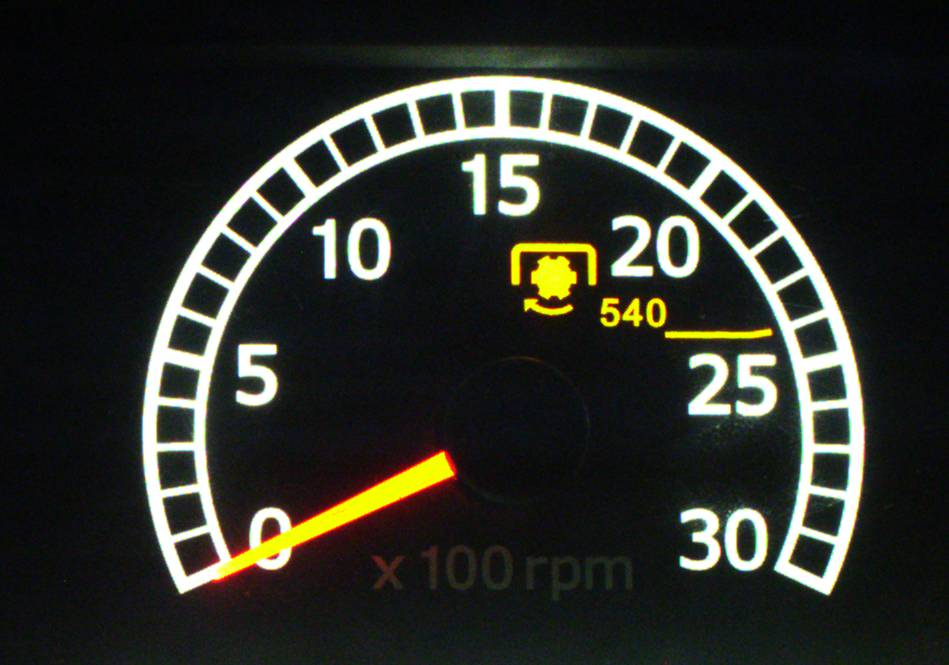
#> input picture data/needle_gauge/1.59592113294115.jpg, 949 x 665 px
$ python -i needle_detector.py   (imports and definitions only)
#> lines starting #> are read from the running program, lines starting #| are printed output that depends on the picture; after the words box and inside, x2 and y2 are one past the last pixel; in counts of white or black regions, pixels touching at a corner belong together
#> further down, picture is the input picture: shape (665, 949, 3); mean B, G, R 40.9, 46.9, 45.2
import cv2
import numpy as np


def create_needle_mask(image):
    """
    Detect strongly colored pixels.

    The needle is bright and highly saturated.
    """

    hsv = cv2.cvtColor(
        image,
        cv2.COLOR_BGR2HSV
    )
#> hsv: shape (665, 949, 3); mean H, S, V 80.6, 73.1, 50.6

    lower = np.array([0, 100, 80])
    upper = np.array([28, 255, 255])

    mask = cv2.inRange(
        hsv,
        lower,
        upper
    )
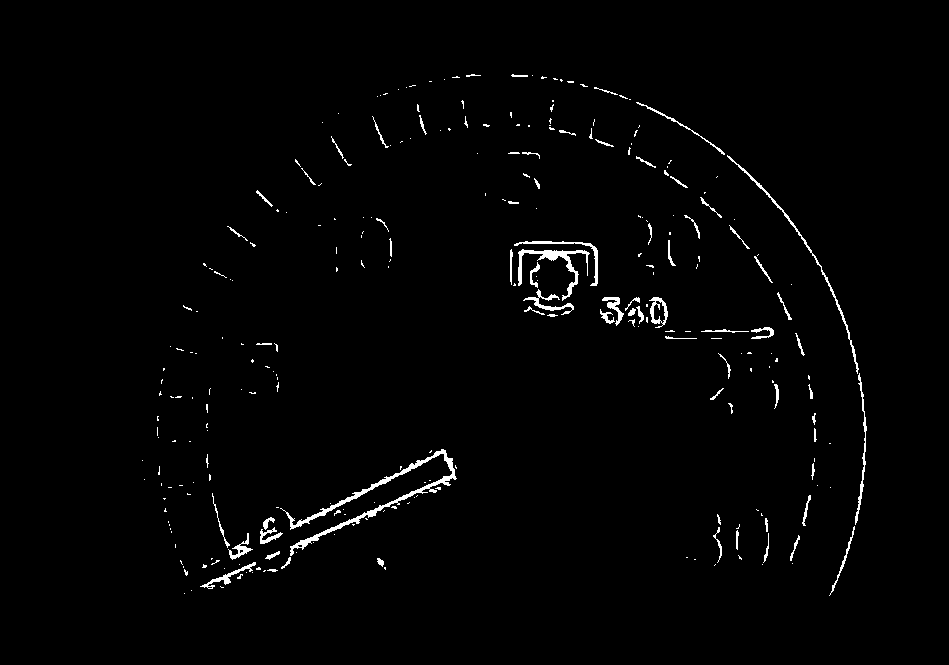
#> mask: shape (665, 949); 1.5% white in thin lines or dots, all inside (x1, y1, x2, y2) = (142, 74, 867, 596)

    kernel = np.ones(
        (3, 3),
        np.uint8
    )

    mask = cv2.morphologyEx(
        mask,
        cv2.MORPH_CLOSE,
        kernel
    )
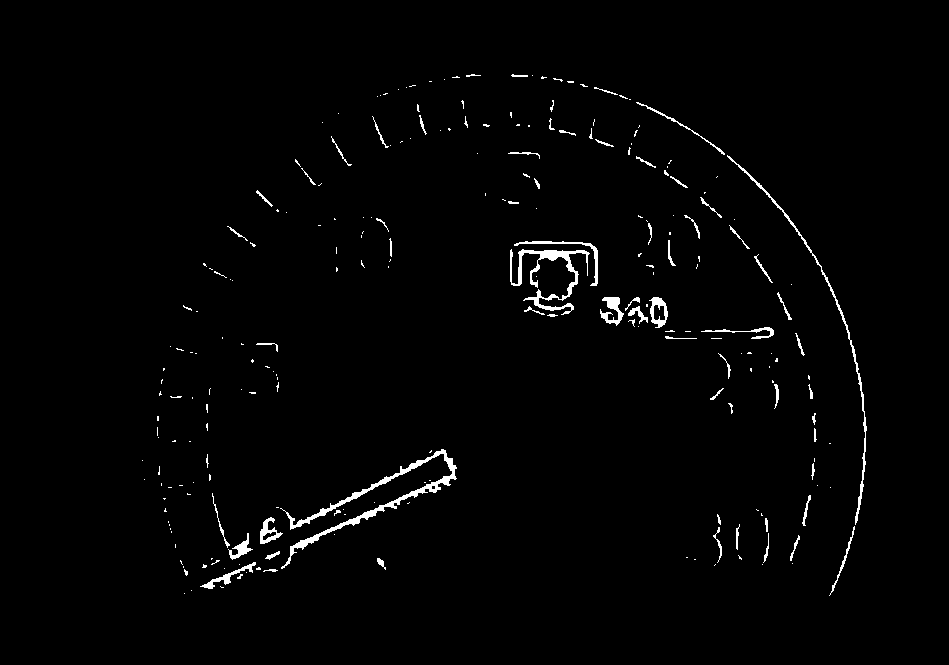
#> mask: shape (665, 949); 1.5% white; 240 white regions (174 under 20 px), largest, box (x1, y1, x2, y2) and area: (280, 449, 457, 569) 1939, (510, 249, 590, 315) 1219, (727, 155, 867, 525) 909

    return mask


# [232 lines left out: function detect_needle_line, not called in this run]

>>> import cv2
>>> picture = cv2.imread('../data/needle_gauge/1.59592113294115.jpg')
>>> result = create_needle_mask(picture)

$ run again, on data/needle_gauge/2958.91103324127.jpg
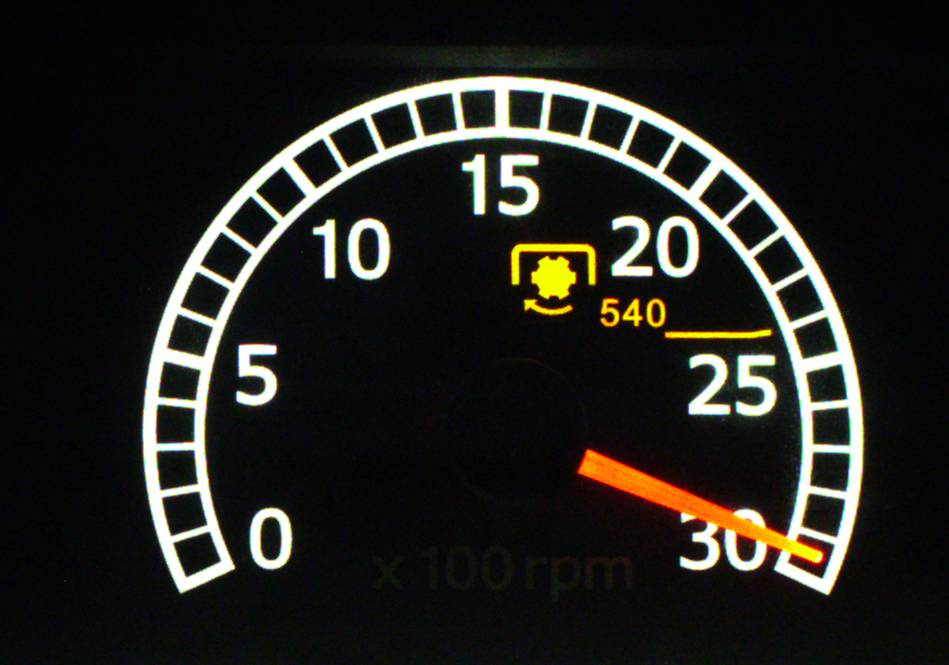
#> input picture data/needle_gauge/2958.91103324127.jpg, 949 x 665 px
#> picture is the input picture: shape (665, 949, 3); mean B, G, R 30.5, 34.8, 35.1
#> hsv: shape (665, 949, 3); mean H, S, V 67.6, 75, 38.6
#> in create_needle_mask, `mask = cv2.inRange( hsv, lower, upper )`:
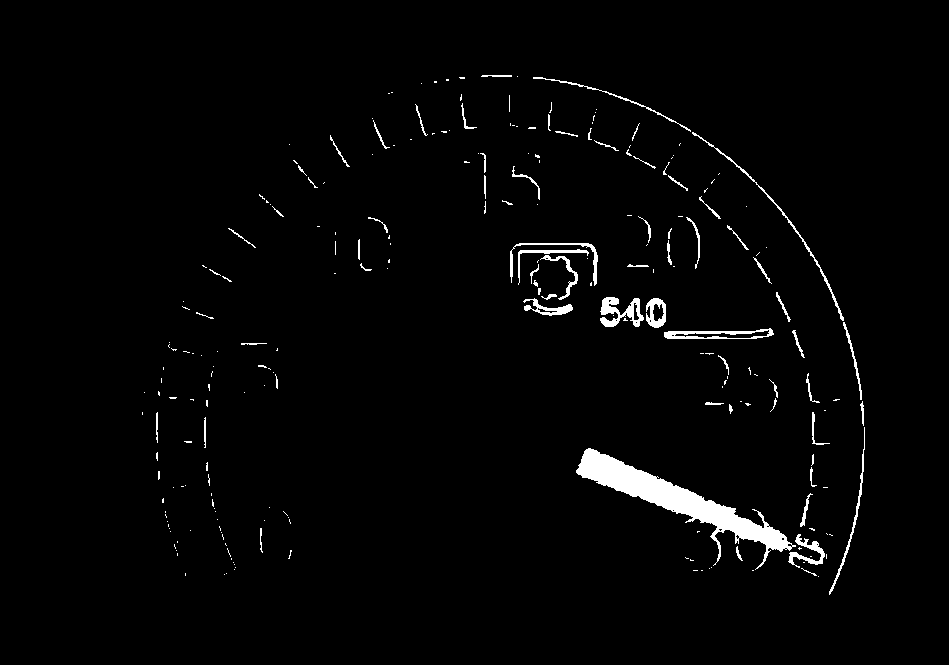
#> mask: shape (665, 949); 2.2% white; 238 white regions (171 under 20 px), largest, box (x1, y1, x2, y2) and area: (576, 448, 796, 570) 5549, (600, 297, 644, 327) 668, (664, 328, 774, 339) 574
#> in create_needle_mask, `mask = cv2.morphologyEx( mask, cv2.MORPH_CLOSE, kernel )`:
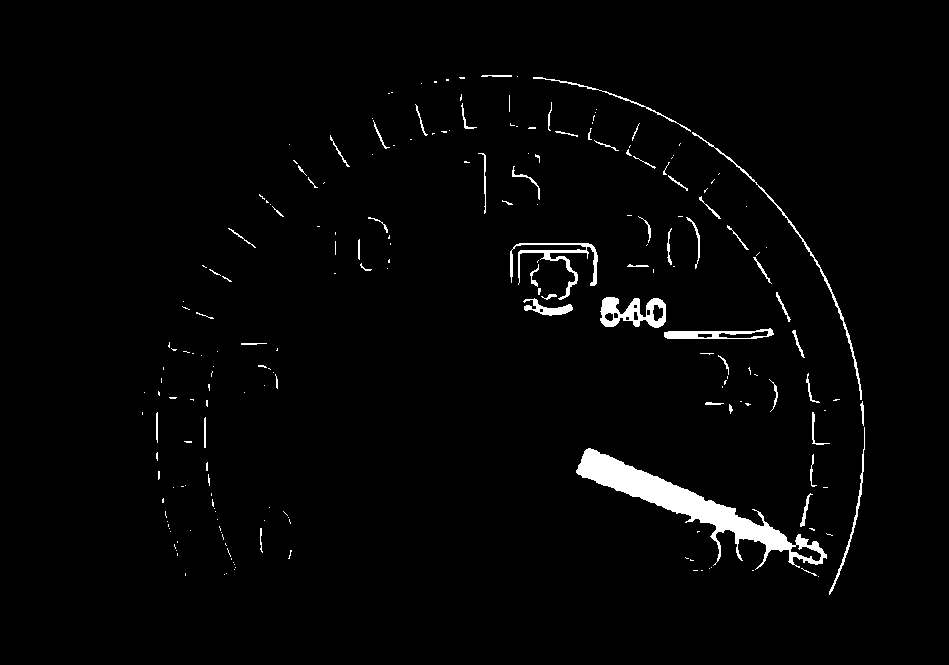
#> mask: shape (665, 949); 2.2% white; 210 white regions (153 under 20 px), largest, box (x1, y1, x2, y2) and area: (576, 448, 827, 570) 6140, (600, 297, 666, 328) 1134, (510, 243, 598, 300) 979
